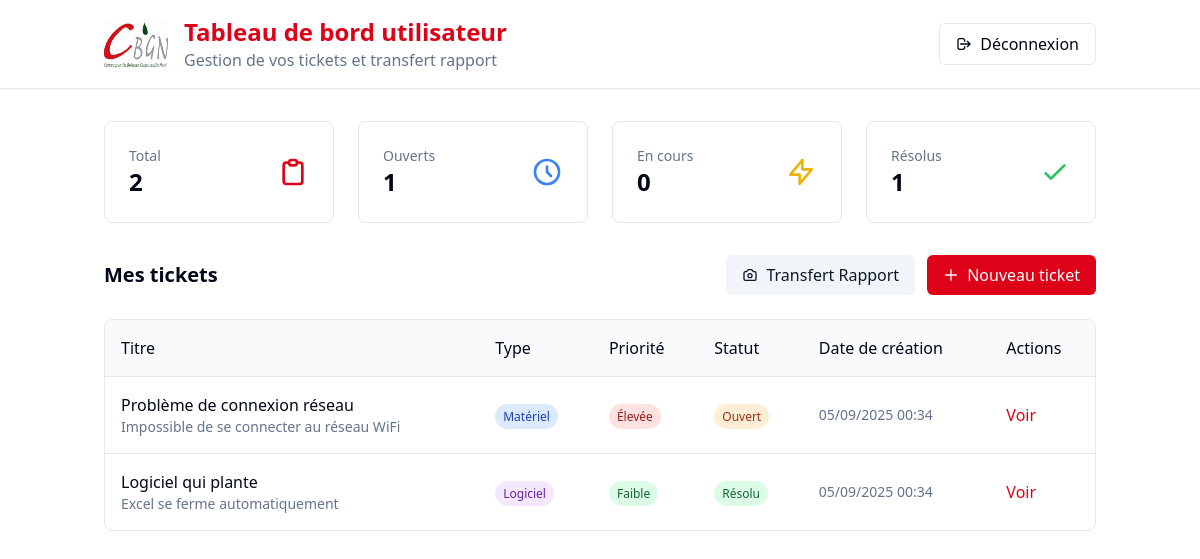
/user_dashboard.php (signed in), run on the app's committed database.
### tables this page shows
CREATE TABLE tickets (
    id INT AUTO_INCREMENT PRIMARY KEY,
    title VARCHAR(255) NOT NULL,
    description TEXT NOT NULL,
    priority ENUM('low', 'medium', 'high') DEFAULT 'medium',
    status ENUM('open', 'in_progress', 'resolved', 'closed', 'no_resolu') DEFAULT 'open',
    problem_type ENUM('hardware', 'software') DEFAULT 'software',
    user_id INT NOT NULL,
    created_at TIMESTAMP DEFAULT CURRENT_TIMESTAMP,
    updated_at TIMESTAMP DEFAULT CURRENT_TIMESTAMP ON UPDATE CURRENT_TIMESTAMP,
    deleted_at TIMESTAMP NULL DEFAULT NULL,
    FOREIGN KEY (user_id) REFERENCES users(id)
);

### user_dashboard.php (the view, shortened to what this page needs)
<?php
$db = new Database();
$conn = $db->connect();
$ticketsPerPage = 10;
$currentPage = isset($_GET['page']) ? (int)$_GET['page'] : 1;
$offset = ($currentPage - 1) * $ticketsPerPage;
$stmt = $conn->prepare("SELECT * FROM tickets WHERE user_id = ? AND deleted_at IS NULL ORDER BY created_at DESC LIMIT {$ticketsPerPage} OFFSET {$offset}");
$stmt->execute([$_SESSION['user_id']]);
$tickets = $stmt->fetchAll(PDO::FETCH_ASSOC);
include 'includes/header.php';
?>
<div class="min-h-screen bg-background">
    <header class="border-b bg-card shadow-sm">
        <div class="container mx-auto px-4 py-4 flex justify-between items-center">
            <div class="flex items-center gap-4">
                <img src="static/logo.png"
                     alt="CBG Logo"
                     class="w-16 h-12">
                <div>
                    <h1 class="text-2xl font-bold text-primary">Tableau de bord utilisateur</h1>
                    <p class="text-muted-foreground">Gestion de vos tickets et transfert rapport</p>
                </div>
            </div>
            <a href="auth/logout.php"
               class="flex items-center gap-2 px-4 py-2 border border-input rounded-md hover:bg-accent">
                <svg class="w-4 h-4" fill="none" stroke="currentColor" viewBox="0 0 24 24">
                    <path stroke-linecap="round" stroke-linejoin="round" stroke-width="2" d="M17 16l4-4m0 0l-4-4m4 4H7m6 4v1a3 3 0 01-3 3H6a3 3 0 01-3-3V7a3 3 0 013-3h4a3 3 0 013 3v1"></path>
                </svg>
                Déconnexion
            </a>
        </div>
    </header>
    <div class="container mx-auto px-4 py-8">
        <div class="grid grid-cols-1 md:grid-cols-4 gap-6 mb-8">
            <div class="bg-card p-6 rounded-lg border">
                <div class="flex items-center justify-between">
                    <div>
                        <p class="text-muted-foreground text-sm">Total</p>
                        <p class="text-2xl font-bold"><?php echo count($tickets); ?></p>
                    </div>
                    <svg class="w-8 h-8 text-primary" fill="none" stroke="currentColor" viewBox="0 0 24 24">
                        <path stroke-linecap="round" stroke-linejoin="round" stroke-width="2" d="M9 5H7a2 2 0 00-2 2v12a2 2 0 002 2h10a2 2 0 002-2V7a2 2 0 00-2-2h-2M9 5a2 2 0 002 2h2a2 2 0 002-2M9 5a2 2 0 012-2h2a2 2 0 012 2"></path>
                    </svg>
                </div>
            </div>
            <?php
            $statusCounts = ['open' => 0, 'in_progress' => 0, 'resolved' => 0];
            foreach ($tickets as $ticket) {
                if (isset($statusCounts[$ticket['status']])) {
                    $statusCounts[$ticket['status']]++;
                }
            }
            ?>
            <div class="bg-card p-6 rounded-lg border">
                <div class="flex items-center justify-between">
                    <div>
                        <p class="text-muted-foreground text-sm">Ouverts</p>
                        <p class="text-2xl font-bold"><?php echo $statusCounts['open']; ?></p>
                    </div>
                    <svg class="w-8 h-8 text-blue-500" fill="none" stroke="currentColor" viewBox="0 0 24 24">
                        <path stroke-linecap="round" stroke-linejoin="round" stroke-width="2" d="M12 8v4l3 3m6-3a9 9 0 11-18 0 9 9 0 0118 0z"></path>
                    </svg>
                </div>
            </div>
            <div class="bg-card p-6 rounded-lg border">
                <div class="flex items-center justify-between">
                    <div>
                        <p class="text-muted-foreground text-sm">En cours</p>
                        <p class="text-2xl font-bold"><?php echo $statusCounts['in_progress']; ?></p>
                    </div>
                    <svg class="w-8 h-8 text-yellow-500" fill="none" stroke="currentColor" viewBox="0 0 24 24">
                        <path stroke-linecap="round" stroke-linejoin="round" stroke-width="2" d="M13 10V3L4 14h7v7l9-11h-7z"></path>
                    </svg>
                </div>
            </div>
            <div class="bg-card p-6 rounded-lg border">
                <div class="flex items-center justify-between">
                    <div>
                        <p class="text-muted-foreground text-sm">Résolus</p>
                        <p class="text-2xl font-bold"><?php echo $statusCounts['resolved']; ?></p>
                    </div>
                    <svg class="w-8 h-8 text-green-500" fill="none" stroke="currentColor" viewBox="0 0 24 24">
                        <path stroke-linecap="round" stroke-linejoin="round" stroke-width="2" d="M5 13l4 4L19 7"></path>
                    </svg>
                </div>
            </div>
        </div>
        <div class="flex justify-between items-center mb-6">
            <h2 class="text-xl font-semibold">Mes tickets</h2>
            <div class="flex gap-3">
                <button onclick="captureScreen()"
                        class="bg-secondary text-secondary-foreground px-4 py-2 rounded-md hover:bg-secondary/80 flex items-center gap-2">
                    Transfert Rapport
                </button>
                <button onclick="openNewTicketModal()"
                        class="bg-primary text-primary-foreground px-4 py-2 rounded-md hover:bg-primary/90 flex items-center gap-2">
                    <svg class="w-4 h-4" fill="none" stroke="currentColor" viewBox="0 0 24 24">
                        <path stroke-linecap="round" stroke-linejoin="round" stroke-width="2" d="M12 4v16m8-8H4"></path>
                    </svg>
                    Nouveau ticket
                </button>
            </div>
        </div>
        <div class="bg-card rounded-lg border overflow-hidden">
            <div class="overflow-x-auto">
                <table class="w-full">
                    <thead class="bg-muted/50">
                        <tr>
                            <th class="text-left p-4 font-medium">Titre</th>
                            <th class="text-left p-4 font-medium">Type</th>
                            <th class="text-left p-4 font-medium">Priorité</th>
                            <th class="text-left p-4 font-medium">Statut</th>
                            <th class="text-left p-4 font-medium">Date de création</th>
                            <th class="text-left p-4 font-medium">Actions</th>
                        </tr>
                    </thead>
                    <tbody>
                        <?php if (empty($tickets)): ?>
                            <tr>
                                <td colspan="6" class="text-center py-8 text-muted-foreground">
                                    Aucun ticket trouvé. Créez votre premier ticket !
                                </td>
                            </tr>
                        <?php else: ?>
                            <?php foreach ($tickets as $ticket): ?>
                                <tr class="border-t">
                                    <td class="p-4">
                                        <div class="font-medium"><?php echo htmlspecialchars($ticket['title']); ?></div>
                                        <div class="text-sm text-muted-foreground truncate max-w-xs">
                                            <?php echo htmlspecialchars($ticket['description']); ?>
                                        </div>
                                    </td>
                                    <td class="p-4">
                                        <?php
                                        $problemTypeColors = [
                                            'hardware' => 'bg-blue-100 text-blue-800',
                                            'software' => 'bg-purple-100 text-purple-800'
                                        ];
                                        $problemTypeLabels = [
                                            'hardware' => 'Matériel',
                                            'software' => 'Logiciel'
                                        ];
                                        ?>
                                        <span class="px-2 py-1 rounded-full text-xs font-medium <?php echo $problemTypeColors[$ticket['problem_type']] ?? 'bg-gray-100 text-gray-800'; ?>">
                                            <?php echo $problemTypeLabels[$ticket['problem_type']] ?? 'Inconnu'; ?>
                                        </span>
                                    </td>
                                    <td class="p-4">
                                        <?php
                                        $priorityColors = [
                                            'low' => 'bg-green-100 text-green-800',
                                            'medium' => 'bg-yellow-100 text-yellow-800',
                                            'high' => 'bg-red-100 text-red-800'
                                        ];
                                        $priorityLabels = [
                                            'low' => 'Faible',
                                            'medium' => 'Moyenne',
                                            'high' => 'Élevée'
                                        ];
                                        ?>
                                        <span class="px-2 py-1 rounded-full text-xs font-medium <?php echo $priorityColors[$ticket['priority']]; ?>">
                                            <?php echo $priorityLabels[$ticket['priority']]; ?>
                                        </span>
                                    </td>
                                    <td class="p-4">
                                        <?php
                                        $statusColors = [
                                            'open' => 'bg-orange-100 text-orange-800',
                                            'in_progress' => 'bg-blue-100 text-blue-800',
                                            'resolved' => 'bg-green-100 text-green-800',
                                            'closed' => 'bg-gray-100 text-gray-800'
                                        ];
                                        $statusLabels = [
                                            'open' => 'Ouvert',
                                            'in_progress' => 'En cours',
                                            'resolved' => 'Résolu',
                                            'closed' => 'Fermé'
                                        ];
                                        ?>
                                        <span class="px-2 py-1 rounded-full text-xs font-medium <?php echo $statusColors[$ticket['status']] ?? 'bg-gray-100 text-gray-800'; ?>">
                                            <?php echo $statusLabels[$ticket['status']] ?? 'Inconnu'; ?>
                                        </span>
                                    </td>
                                    <td class="p-4 text-sm text-muted-foreground">
                                        <?php echo date('d/m/Y H:i', strtotime($ticket['created_at'])); ?>
                                    </td>
                                    <td class="p-4">
                                        <button onclick="viewTicket(<?php echo $ticket['id']; ?>)"
                                                class="text-primary hover:text-primary/80">
                                            Voir
                                        </button>
                                    </td>
                                </tr>
                            <?php endforeach; ?>
                        <?php endif; ?>
                    </tbody>
                </table>
            </div>
        </div>
    </div>
</div>
</body>
</html>

### includes/header.php (shortened to what this page needs)
<!DOCTYPE html>
<html lang="fr">
<head>
    <script src="https://cdn.tailwindcss.com"></script>
</head>
<body class="bg-background text-foreground">

### data on the page
tickets: title "Problème de connexion réseau", description "Impossible de se connecter au réseau WiFi", problem_type "Matériel", priority "Élevée", status "Ouvert", created_at "05/09/2025 00:34"
tickets: title "Logiciel qui plante", description "Excel se ferme automatiquement", problem_type "Logiciel", priority "Faible", status "Résolu", created_at "05/09/2025 00:34"

### other printed values
count($tickets) "2"
$statusCounts['open'] "1"
$statusCounts['in_progress'] "0"
$statusCounts['resolved'] "1"
